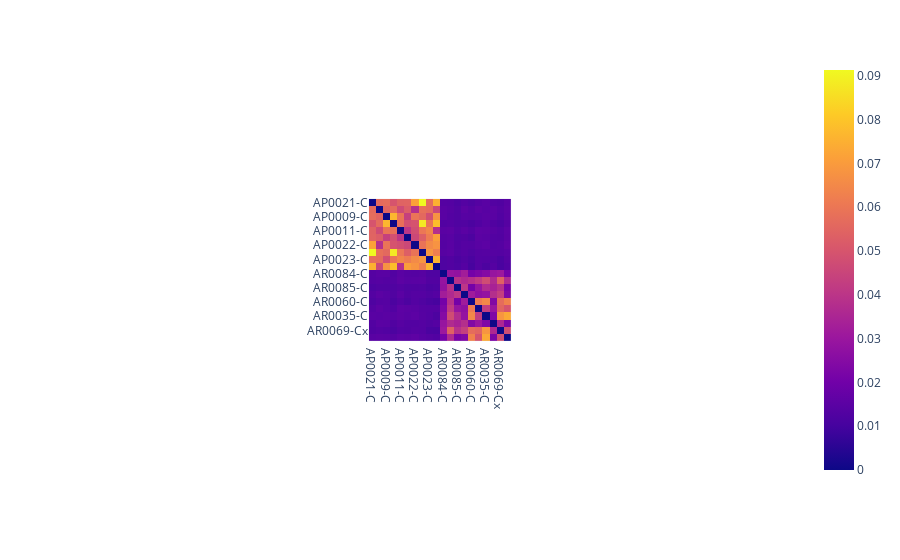

The notebook cell this image was saved under:
### Code cell
px.imshow(fr_ao_ibd2_df)

### Figure 1 — Plotly figure (JSON) as saved in the notebook; plotly's stock layout.template omitted (floating-point values rounded to 4 significant figures; data arrays with more than 128 entries replaced by an {"elided": "..."} marker saying what was removed)
{"data": [{"coloraxis": "coloraxis", "hovertemplate": "x: %{x}<br>y: %{y}<br>color: %{z}<extra></extra>", "name": "0", "type": "heatmap", "x": ["AP0021-C", "AP0019-C", "AP0009-C", "AP0035-C", "AP0011-C", "AP0032-C", "AP0022-C", "AP0030-C", "AP0023-C", "AP0005-C", "AR0084-C", "AR0097-C", "AR0085-C", "AR0038-C", "AR0060-C", "AR0043-C", "AR0035-C", "AR0001-C", "AR0069-Cx", "AR0081-Cx"], "xaxis": "x", "y": ["AP0021-C", "AP0019-C", "AP0009-C", "AP0035-C", "AP0011-C", "AP0032-C", "AP0022-C", "AP0030-C", "AP0023-C", "AP0005-C", "AR0084-C", "AR0097-C", "AR0085-C", "AR0038-C", "AR0060-C", "AR0043-C", "AR0035-C", "AR0001-C", "AR0069-Cx", "AR0081-Cx"], "yaxis": "y", "z": {"elided": "20x20 float values"}}], "layout": {"autosize": true, "coloraxis": {"colorscale": [[0, "#0d0887"], [0.1111, "#46039f"], [0.2222, "#7201a8"], [0.3333, "#9c179e"], [0.4444, "#bd3786"], [0.5556, "#d8576b"], [0.6667, "#ed7953"], [0.7778, "#fb9f3a"], [0.8889, "#fdca26"], [1, "#f0f921"]]}, "margin": {"t": 60}, "xaxis": {"anchor": "y", "autorange": true, "constrain": "domain", "domain": [0.4012, 0.5988], "range": [-0.5, 19.5], "scaleanchor": "y", "type": "category"}, "yaxis": {"anchor": "x", "autorange": true, "constrain": "domain", "domain": [0, 1], "range": [19.5, -0.5], "type": "category"}}}
